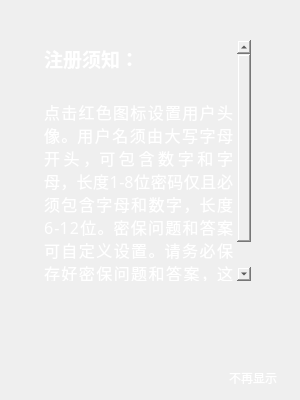
<?xml version="1.0" encoding="UTF-8"?>
<ui version="4.0">
 <class>abt</class>
 <widget class="QDialog" name="abt">
  <property name="geometry">
   <rect>
    <x>0</x>
    <y>0</y>
    <width>300</width>
    <height>400</height>
   </rect>
  </property>
  <property name="windowTitle">
   <string>注册引导</string>
  </property>
  <property name="windowIcon">
   <iconset resource="img.qrc">
    <normaloff>:/pictures/img/fl.png</normaloff>:/pictures/img/fl.png</iconset>
  </property>
  <property name="autoFillBackground">
   <bool>false</bool>
  </property>
  <property name="styleSheet">
   <string notr="true"/>
  </property>
  <widget class="QTextBrowser" name="textBrowser">
   <property name="geometry">
    <rect>
     <x>40</x>
     <y>40</y>
     <width>211</width>
     <height>241</height>
    </rect>
   </property>
   <property name="font">
    <font>
     <family>微软雅黑</family>
     <pointsize>14</pointsize>
    </font>
   </property>
   <property name="autoFillBackground">
    <bool>true</bool>
   </property>
   <property name="styleSheet">
    <string notr="true">background:transparent;
border-width:0;
border-style:outset;</string>
   </property>
   <property name="html">
    <string>&lt;!DOCTYPE HTML PUBLIC &quot;-//W3C//DTD HTML 4.0//EN&quot; &quot;http://www.w3.org/TR/REC-html40/strict.dtd&quot;&gt;
&lt;html&gt;&lt;head&gt;&lt;meta name=&quot;qrichtext&quot; content=&quot;1&quot; /&gt;&lt;style type=&quot;text/css&quot;&gt;
p, li { white-space: pre-wrap; }
&lt;/style&gt;&lt;/head&gt;&lt;body style=&quot; font-family:'微软雅黑'; font-size:14pt; font-weight:400; font-style:normal;&quot;&gt;
&lt;p align=&quot;justify&quot; style=&quot; margin-top:0px; margin-bottom:0px; margin-left:0px; margin-right:0px; -qt-block-indent:0; text-indent:0px;&quot;&gt;&lt;span style=&quot; font-family:'SimSun'; font-weight:600; color:#ffffff;&quot;&gt;注册须知：&lt;/span&gt;&lt;/p&gt;
&lt;p align=&quot;justify&quot; style=&quot;-qt-paragraph-type:empty; margin-top:0px; margin-bottom:0px; margin-left:0px; margin-right:0px; -qt-block-indent:0; text-indent:0px; font-family:'SimSun'; font-weight:600; color:#ffffff;&quot;&gt;&lt;br /&gt;&lt;/p&gt;
&lt;p align=&quot;justify&quot; style=&quot; margin-top:0px; margin-bottom:0px; margin-left:0px; margin-right:0px; -qt-block-indent:0; text-indent:0px;&quot;&gt;&lt;span style=&quot; font-family:'SimSun'; font-size:12pt; color:#ffffff;&quot;&gt;点击红色图标设置用户头像。用户名须由大写字母开头，可包含数字和字母，长度1-8位密码仅且必须包含字母和数字，长度6-12位。密保问题和答案可自定义设置。请务必保存好密保问题和答案，这是找回密码的唯一凭证&lt;/span&gt;&lt;/p&gt;&lt;/body&gt;&lt;/html&gt;</string>
   </property>
  </widget>
  <widget class="QLabel" name="label">
   <property name="geometry">
    <rect>
     <x>0</x>
     <y>0</y>
     <width>300</width>
     <height>400</height>
    </rect>
   </property>
   <property name="styleSheet">
    <string notr="true">image: url(:/pictures/img/aboutbg.png);</string>
   </property>
   <property name="text">
    <string/>
   </property>
  </widget>
  <widget class="QCheckBox" name="checkBox">
   <property name="geometry">
    <rect>
     <x>210</x>
     <y>370</y>
     <width>71</width>
     <height>16</height>
    </rect>
   </property>
   <property name="styleSheet">
    <string notr="true">color: rgb(255, 255, 255);background:transparent</string>
   </property>
   <property name="text">
    <string>不再显示</string>
   </property>
  </widget>
  <zorder>label</zorder>
  <zorder>textBrowser</zorder>
  <zorder>checkBox</zorder>
 </widget>
 <resources>
  <include location="img.qrc"/>
 </resources>
 <connections/>
</ui>
